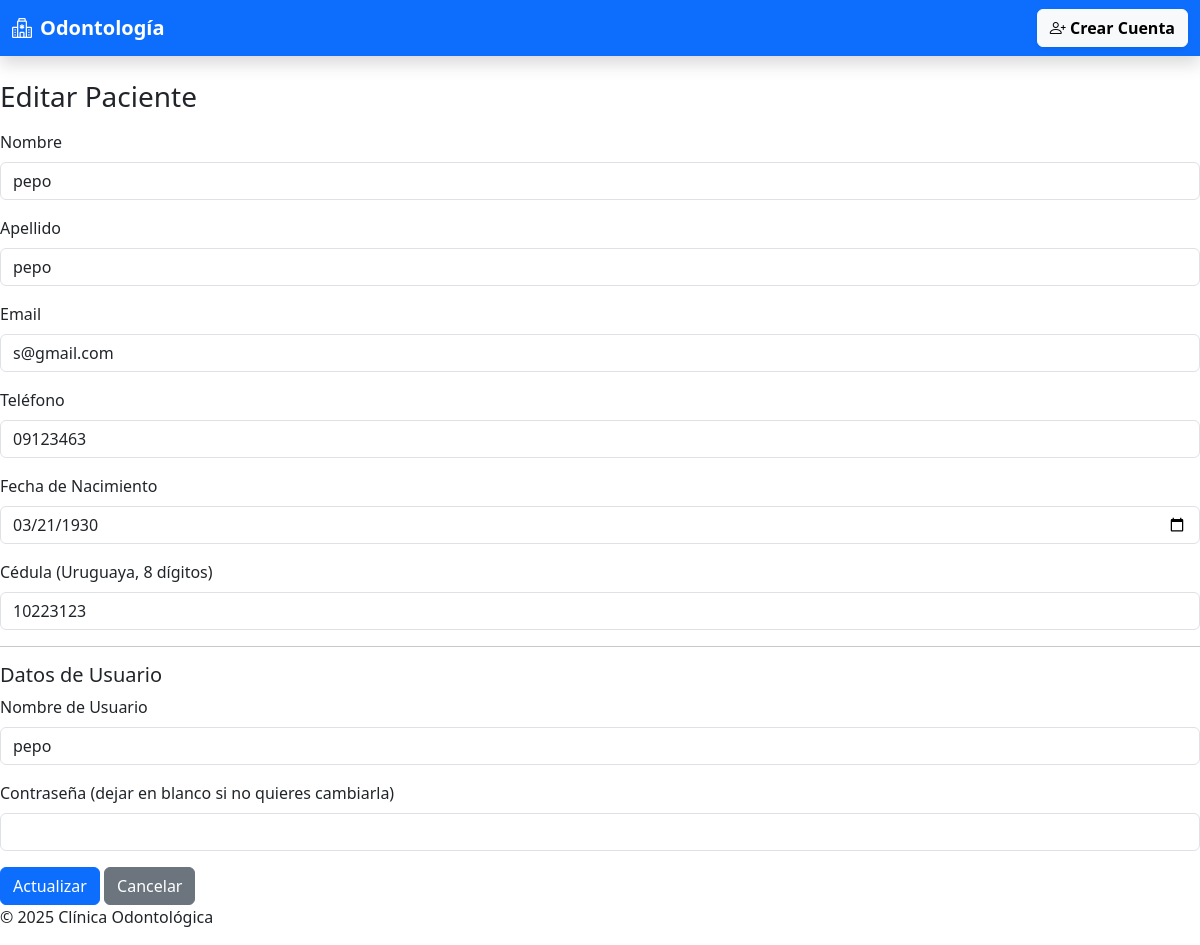
The app's page /pacientes/editar.php?id=11 with its own data.
### tables this page shows
CREATE TABLE IF NOT EXISTS `pacientes` (
  `id` int(11) NOT NULL AUTO_INCREMENT,
  `nombre` varchar(100) NOT NULL,
  `apellido` varchar(100) NOT NULL,
  `email` varchar(100) NOT NULL,
  `telefono` varchar(20) DEFAULT NULL,
  `cedula` varchar(20) NOT NULL,
  `fecha_nacimiento` date DEFAULT NULL,
  PRIMARY KEY (`id`),
  UNIQUE KEY `email` (`email`),
  UNIQUE KEY `cedula` (`cedula`)
);

CREATE TABLE IF NOT EXISTS `usuarios` (
  `id` int(11) NOT NULL AUTO_INCREMENT,
  `nombre_usuario` varchar(100) NOT NULL,
  `contrasena` varchar(255) NOT NULL,
  `rol` varchar(20) NOT NULL DEFAULT 'paciente',
  `id_paciente` int(11) DEFAULT NULL,
  `id_dentista` int(11) DEFAULT NULL,
  PRIMARY KEY (`id`),
  UNIQUE KEY `nombre_usuario` (`nombre_usuario`),
  KEY `fk_usuario_paciente` (`id_paciente`)
);

### pacientes/editar.php (the view, shortened to what this page needs)
<?php
include("../includes/header.php");
include("../includes/db.php");
$id = intval($_GET['id']);
$sql = "SELECT * FROM pacientes WHERE id = $id";
$result = $conn->query($sql);
$paciente = $result->fetch_assoc();
$stmtUser = $conn->prepare("SELECT * FROM usuarios WHERE id_paciente = ?");
$stmtUser->bind_param("i", $id);
$stmtUser->execute();
$resultUser = $stmtUser->get_result();
$usuario = $resultUser->fetch_assoc();
?>
<h3 class="mb-3">Editar Paciente</h3>
<form method="post">
  <div class="mb-3">
    <label for="nombre" class="form-label">Nombre</label>
    <input type="text" class="form-control" id="nombre" name="nombre" value="<?= htmlspecialchars($paciente['nombre']) ?>" required>
  </div>
  <div class="mb-3">
    <label for="apellido" class="form-label">Apellido</label>
    <input type="text" class="form-control" id="apellido" name="apellido" value="<?= htmlspecialchars($paciente['apellido']) ?>" required>
  </div>
  <div class="mb-3">
    <label for="email" class="form-label">Email</label>
    <input type="email" class="form-control" id="email" name="email" value="<?= htmlspecialchars($paciente['email']) ?>" required>
  </div>
  <div class="mb-3">
    <label for="telefono" class="form-label">Teléfono</label>
    <input type="text" class="form-control" id="telefono" name="telefono" value="<?= htmlspecialchars($paciente['telefono']) ?>" required>
  </div>
  <div class="mb-3">
    <label for="fecha_nacimiento" class="form-label">Fecha de Nacimiento</label>
    <input type="date" class="form-control" id="fecha_nacimiento" name="fecha_nacimiento" value="<?= $paciente['fecha_nacimiento'] ?>" required>
  </div>
  <div class="mb-3">
    <label for="cedula" class="form-label">Cédula (Uruguaya, 8 dígitos)</label>
    <input type="text" class="form-control" id="cedula" name="cedula" value="<?= htmlspecialchars($paciente['cedula']) ?>" maxlength="8" pattern="\d{8}" title="Debe tener 8 números" required>
  </div>
  <hr>
  <h5>Datos de Usuario</h5>
  <div class="mb-3">
    <label for="nombre_usuario" class="form-label">Nombre de Usuario</label>
    <input type="text" class="form-control" id="nombre_usuario" name="nombre_usuario" value="<?= htmlspecialchars($usuario['nombre_usuario'] ?? '') ?>" required>
  </div>
  <div class="mb-3">
    <label for="contrasena" class="form-label">Contraseña (dejar en blanco si no quieres cambiarla)</label>
    <input type="password" class="form-control" id="contrasena" name="contrasena">
  </div>
  <button type="submit" class="btn btn-primary">Actualizar</button>
  <a href="lista.php" class="btn btn-secondary">Cancelar</a>
</form>
<?php include("../includes/footer.php"); ?>

### records on screen
pacientes: nombre "pepo", apellido "pepo", email "s@gmail.com", telefono "09123463", fecha_nacimiento "03/21/1930", cedula "10223123"
usuarios: nombre_usuario "pepo"
